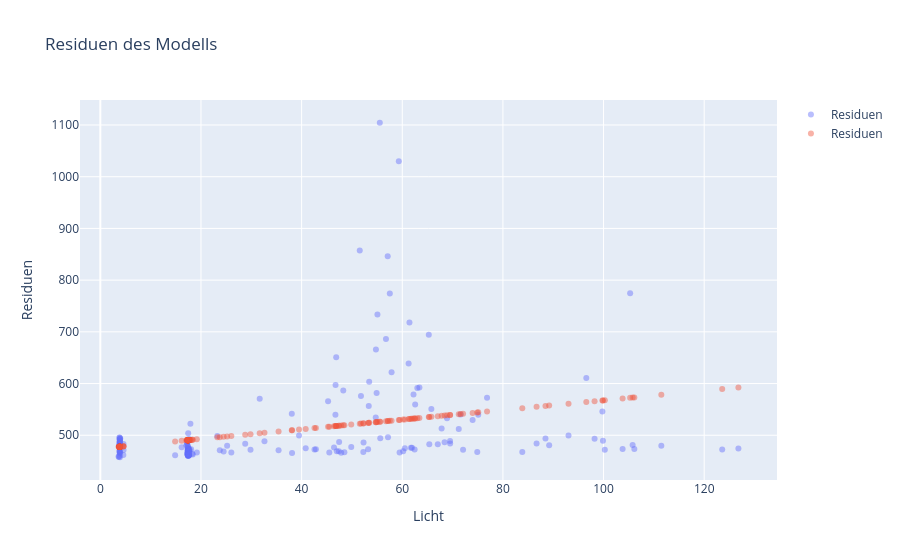

The notebook cell saved with this chart:
### Code cell
data["pred_co2"] = model.predict(data[["light"]])

fig = go.Figure()
fig.add_trace(
    go.Scatter(
        x=data["light"],
        y=data["co2"],
        mode="markers",
        name="Residuen",
        marker={"opacity": 0.45},
    )
)
fig.add_trace(
    go.Scatter(
        x=data["light"],
        y=data["pred_co2"],
        mode="markers",
        name="Residuen",
        marker={"opacity": 0.45},
    )
)

fig.update_layout(
    title="Residuen des Modells",
    xaxis_title="Licht",
    yaxis_title="Residuen",
)

fig.show()

### Figure 1 — Plotly figure (JSON) as saved in the notebook; plotly's stock layout.template omitted (floating-point values rounded to 4 significant figures; data arrays with more than 128 entries replaced by an {"elided": "..."} marker saying what was removed)
{"data": [{"marker": {"opacity": 0.45}, "mode": "markers", "name": "Residuen", "x": {"elided": "184 float values"}, "y": {"elided": "184 float values"}, "type": "scatter"}, {"marker": {"opacity": 0.45}, "mode": "markers", "name": "Residuen", "x": {"elided": "184 float values"}, "y": {"elided": "184 float values"}, "type": "scatter"}], "layout": {"title": {"text": "Residuen des Modells"}, "xaxis": {"title": {"text": "Licht"}}, "yaxis": {"title": {"text": "Residuen"}}}}
